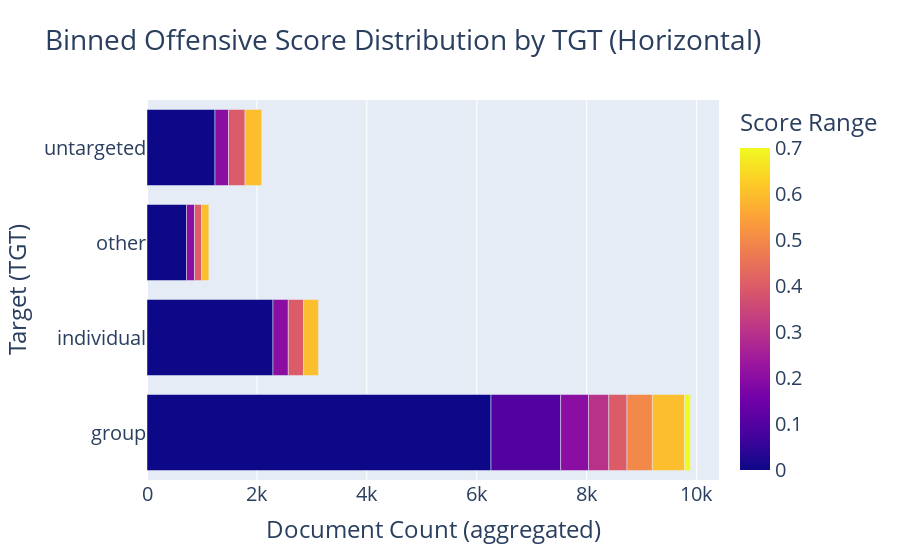

Notebook code for this chart:
### Code cell
import pandas as pd
import plotly.express as px
import numpy as np

# 데이터 로딩 및 전처리
from module.df.data_loader import get_target_score_bin_df

df = get_target_score_bin_df()

# TGT 정렬
TGT_order = ["group", "individual", "untargeted", "other"]
df = df[df["TGT"].isin(TGT_order)].copy()
df["TGT"] = pd.Categorical(df["TGT"], categories=TGT_order, ordered=True)

# ✅ offensive_score를 구간화 (0.1 단위)
bins = np.arange(0, 1.1, 0.1)
labels = [f"{round(bins[i], 1)}~{round(bins[i+1], 1)}" for i in range(len(bins)-1)]
# df["score_bin"] = pd.cut(df["offensive_score"], bins=bins, labels=labels, include_lowest=True)

# # ✅ Aggregation: TGT × score_bin 별 document 수 count
# agg_df = df.groupby(["TGT", "score_bin"]).size().reset_index(name="count")

# # ✅ 누락된 조합 채워주기 (0 count 포함)
# agg_df = agg_df.pivot(index="TGT", columns="score_bin", values="count").fillna(0).reset_index()
# agg_df = pd.melt(agg_df, id_vars=["TGT"], var_name="score_bin", value_name="count")

# ✅ 컬러 매핑 (score_bin 별 색상)
color_map = px.colors.sequential.RdBu[::-1]  # red→blue
color_discrete_map = {label: color_map[i] for i, label in enumerate(labels)}

# ✅ 시각화 (score_bin을 색상으로, count를 y축으로)
fig = px.bar(
    df,
    x="count",              # ✅ x → count
    y="TGT",                # ✅ y → TGT (이제 막대가 수평 방향으로)
    color="score_bin",
    color_discrete_map=color_discrete_map,
    orientation="h",        # ✅ 수평 막대 그래프임을 명시
    labels={"count": "Document Count", "TGT": "Target Group (TGT)", "score_bin": "Score Range"},
    title="Binned Offensive Score Distribution by TGT (Horizontal)"
)

fig.update_layout(
    xaxis_title="Document Count (aggregated)",  # ✅ x축은 count
    yaxis_title="Target (TGT)",                 # ✅ y축은 TGT
    legend_title="Offensive Score Bin",
    barmode="stack",
    legend=dict(font=dict(size=20)),
    font=dict(size=20)
)

fig.show()

### Figure 1 — Plotly figure (JSON) as saved in the notebook; plotly's stock layout.template omitted (floating-point values rounded to 4 significant figures)
{"data": [{"hovertemplate": "Document Count=%{x}<br>Target Group (TGT)=%{y}<br>Score Range=%{marker.color}<extra></extra>", "legendgroup": "", "marker": {"color": [0.0, 0.1, 0.2, 0.3, 0.4, 0.5, 0.6, 0.7, 0.0, 0.2, 0.4, 0.6, 0.0, 0.2, 0.4, 0.6, 0.0, 0.2, 0.4, 0.6], "coloraxis": "coloraxis", "pattern": {"shape": ""}}, "name": "", "orientation": "h", "showlegend": false, "textposition": "auto", "type": "bar", "x": [6259, 1267, 508, 368, 331, 462, 585, 107, 2292, 279, 279, 269, 719, 146, 130, 130, 1237, 246, 301, 302], "xaxis": "x", "y": ["group", "group", "group", "group", "group", "group", "group", "group", "individual", "individual", "individual", "individual", "other", "other", "other", "other", "untargeted", "untargeted", "untargeted", "untargeted"], "yaxis": "y"}], "layout": {"barmode": "stack", "coloraxis": {"colorbar": {"title": {"text": "Score Range"}}, "colorscale": [[0, "#0d0887"], [0.1111, "#46039f"], [0.2222, "#7201a8"], [0.3333, "#9c179e"], [0.4444, "#bd3786"], [0.5556, "#d8576b"], [0.6667, "#ed7953"], [0.7778, "#fb9f3a"], [0.8889, "#fdca26"], [1, "#f0f921"]]}, "font": {"size": 20}, "legend": {"font": {"size": 20}, "title": {"text": "Offensive Score Bin"}, "tracegroupgap": 0}, "title": {"text": "Binned Offensive Score Distribution by TGT (Horizontal)"}, "xaxis": {"anchor": "y", "domain": [0, 1], "title": {"text": "Document Count (aggregated)"}}, "yaxis": {"anchor": "x", "domain": [0, 1], "title": {"text": "Target (TGT)"}}}}
